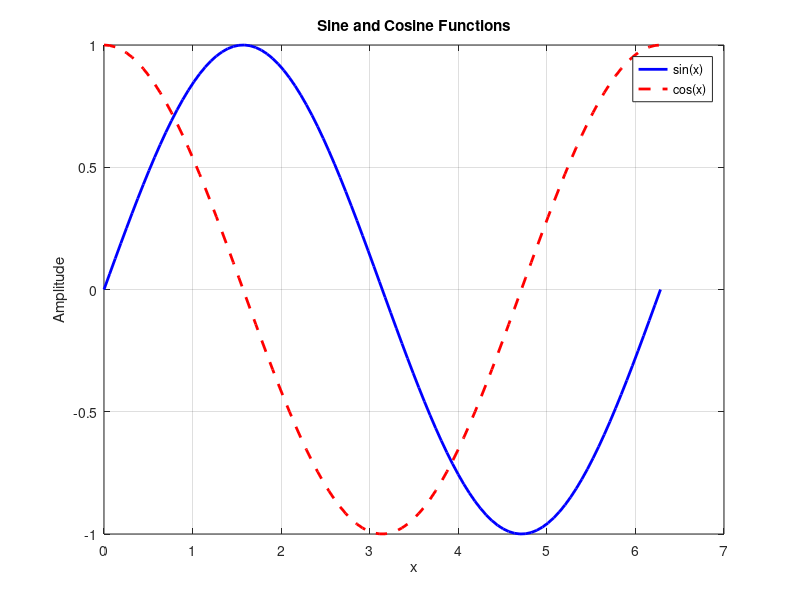

Recreate this plot in MATLAB.
%% Initialize workspace
% This cell sets up our initial variables
clear all;
close all;
clc;

% Create some sample data
x = linspace(0, 2*pi, 100);
y = sin(x);
z = cos(x);

disp('Workspace initialized with sample data (x, y, z)');

%% Plotting demonstration
% This cell creates a visualization
figure;
plot(x, y, 'b-', 'LineWidth', 2);
hold on;
plot(x, z, 'r--', 'LineWidth', 2);
grid on;
xlabel('x');
ylabel('Amplitude');
title('Sine and Cosine Functions');
legend('sin(x)', 'cos(x)');

% Create a custom data structure
data.x = x;
data.y = y;
data.z = z;
data.description = 'Sample trigonometric data';

disp('Plot created and data structure initialized');
